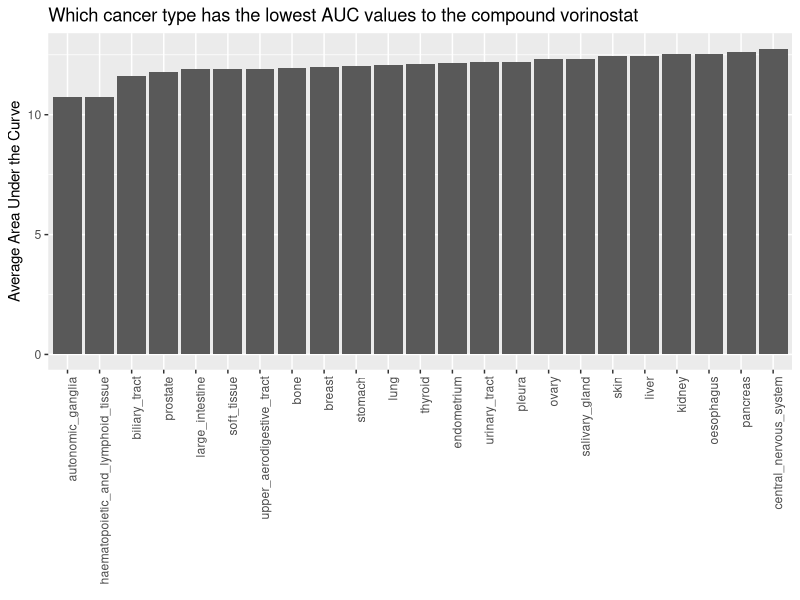
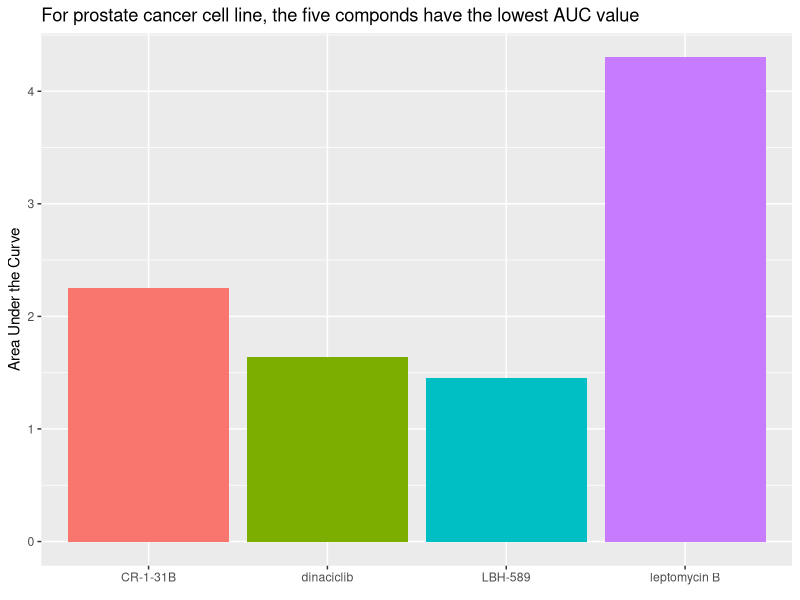
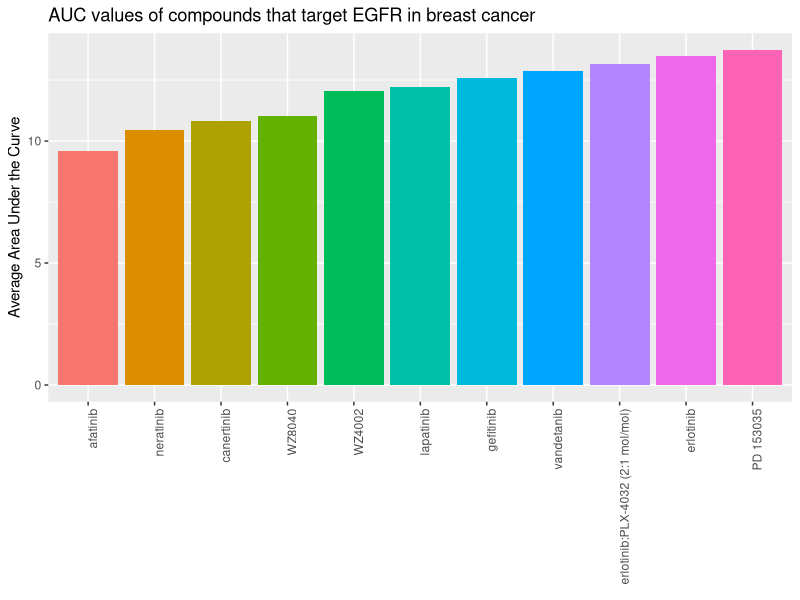

The R script that drew these images, in order:
## ---- chunk 1
knitr::opts_chunk$set(echo = TRUE)
library("tidyverse")
library("magrittr")
library("knitr")
library("readr")
library("skimr")
## ---- chunk 2
#read dataset
dad_mom<- read.table("dad_mom.txt", header=TRUE) 

#reshape
tidy_dad_mom<- dad_mom %>%
  unite("dad", name_dad, income_dad) %>%
  unite("mom", name_mom, income_mom) %>%
  pivot_longer(c(dad, mom), names_to="parent", values_to="income") %>%
  separate(income, c("name", "income"))

#another way to do it learned from peer review
tidy_data_mom2<- dad_mom %>%
  gather(key="key", value="value", name_dad: income_mom) %>%
  separate(key, into= c("var", "dad_or_mom"), convert=TRUE) %>%
  spread(var, value)

#print
tidy_dad_mom
tidy_data_mom2
## ---- chunk 3
#read files
AUC_1 <- read_csv("CTRP_files/AUC_1.csv")
AUC_2 <- read_csv("CTRP_files/AUC_2.csv")
cancer_cell_line_info <- read_csv("CTRP_files/cancer_cell_line_info.csv")
compound_info <- read_csv("CTRP_files/compound_info.csv")
Experiment_info <- read_csv("CTRP_files/Experiment_info.csv")

#glimpse
glimpse(AUC_1)
glimpse(AUC_2)
glimpse(cancer_cell_line_info)
glimpse(compound_info)
glimpse(Experiment_info)

#Since AUC_1 and AUC_2 look like two parrelle data frame with links to the other files, so i join AUC_1 and _2 first, and then combin them with the other files

#join AUC_1 with _2
AUC<- AUC_1 %>%
  bind_rows(AUC_2)

#join auc with other files
total_AUC<- AUC %>%
  inner_join(Experiment_info, by=c("experiment_id"="expt_id")) %>%
  inner_join(compound_info, by="master_cpd_id") %>%
  inner_join(cancer_cell_line_info, by="master_ccl_id") 
## ---- chunk 4
#average AUC of different cancer types
q1<- total_AUC %>%
  select(area_under_curve, cancer_type, cpd_name) %>%
  filter(cpd_name== "vorinostat", !is.na(cancer_type)) %>%
  group_by(cancer_type) %>%
  summarize(AUC=mean(area_under_curve))
  
#plot
q1 %>%
  mutate(cancer_type= reorder(cancer_type, AUC)) %>%
  ggplot(aes(x=cancer_type, y=AUC))+
  geom_col()+
  labs(title="Which cancer type has the lowest AUC values to the compound vorinostat", x=element_blank(), y="Average Area Under the Curve")+
  theme(axis.text.x=element_text(angle=90, hjust=1))+
  theme(legend.position="none")
## ---- chunk 5
#it returns 0 row when using 22RV1 for ccl_name, unsure why.
total_AUC %>%
  select(ccl_name, cpd_name, area_under_curve) %>%
  filter(ccl_name=="22RV1") %>%
  arrange(area_under_curve)

#instead use prostate as in cancer_type 
q2<- total_AUC %>%
  select(cancer_type, cpd_name, area_under_curve) %>%
  filter(cancer_type=="prostate") %>%
  arrange(area_under_curve)

#select the lowest 5 in terms of auc for plotting
low5<- q2[1:5,] 

low5 %>%
  ggplot(aes(x=cpd_name, y=area_under_curve, fill= cpd_name)) +
  geom_col()+
  labs(title="For prostate cancer cell line, the five componds have the lowest AUC value", x=element_blank(), y="Area Under the Curve")+
  theme(legend.position="none")
## ---- chunk 6
#filter the AUC according to the question
q3<- total_AUC %>%
  select(gene_symbol_of_protein_target, area_under_curve, cpd_name, cancer_type) %>%
  filter(str_detect(gene_symbol_of_protein_target, "EGFR"), cancer_type=="breast") %>%
  group_by(cpd_name) %>%
  summarize(AUC=mean(area_under_curve)) #my filtered cpd_name has only 3 different values instead of 10?

#plot
q3 %>% 
  mutate(cpd_name=reorder(cpd_name, AUC)) %>%
  ggplot(aes(x=cpd_name, y=AUC, fill= cpd_name)) +
  geom_col() +
  labs(title="AUC values of compounds that target EGFR in breast cancer", x=element_blank(), y="Average Area Under the Curve")+
  theme(axis.text.x=element_text(angle=90, hjust=1))+
  theme(legend.position="none")
